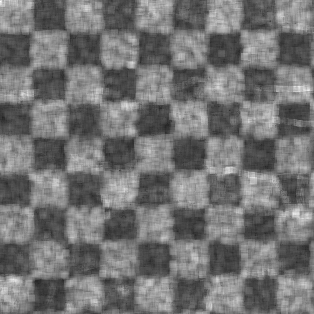
#> input picture chapters/pogmdm/figures/blind/0/estimate.png, 314 x 314 px
$ python pad-map.py
#> lines starting #> are read from the running program, lines starting #| are printed output that depends on the picture
import imageio.v3 as iio
import numpy as np

for i in range(10):
    noise_map = iio.imread(f'{i}/estimate.png')
#> noise_map is the input picture: shape (314, 314); min 35, max 255, mean 114.9
    padded = np.pad(noise_map, (3, 3), mode='constant', constant_values=0)
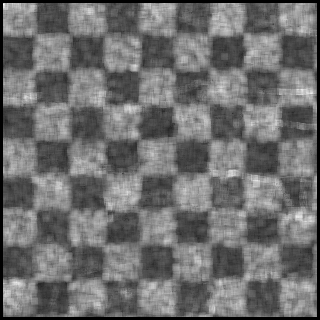
#> padded: shape (320, 320); min 0, max 255, mean 110.6
    iio.imwrite(f'{i}/estimate_padded.png', padded)
